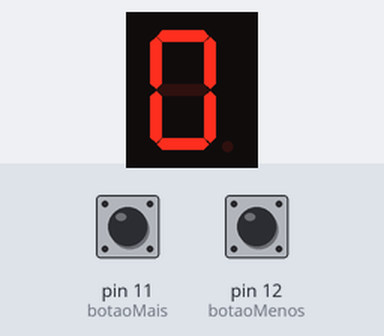
The sketch below on a simulated Arduino Uno, built with avr-gcc and run on an emulated ATmega328P. Parts: 1-digit seven-segment display. Wiring (inferred from the names in the program): 1-digit 7-segment display, segments lit when HIGH: segments pin 2, pin 3, pin 4, pin 5, pin 6, pin 7, pin 8. The test bench sets the inputs (shaded band); at power-on: pin 11 (botaoMais) LOW, pin 12 (botaoMenos) LOW. The segment pins are drawn as the display they are named for.

Above: at 1.3 s.
1.4 s: pin 11 (botaoMais) pulled HIGH for 1 s
At 3.2 s:
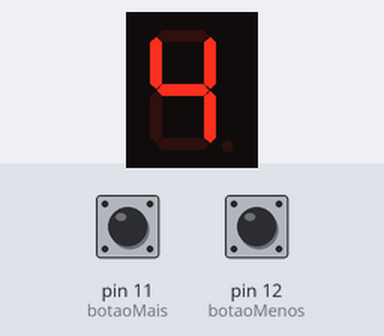
3.9 s: pin 12 (botaoMenos) pulled HIGH for 3.2 s
At 7.4 s:
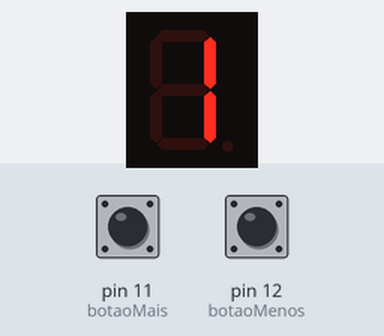
Timing chart, 0 to 8.9 s (numbered marks = the images above; inputs shaded):
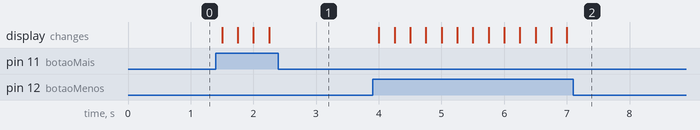

Measured:
- after the input at 1.4 s, the display: first changes after 0.10 s (image 1 shows a later state)
- after the input at 3.9 s, the display: first changes after 0.10 s (image 2 shows a later state)

The sketch:

Display7.ino
```cpp
const int A = 2;
const int B = 3;
const int C = 4;
const int D = 5;
const int E = 6;
const int F = 7;
const int G = 8;
const int ponto = 9;
int numImpresso;

byte botaoMais = 11;
byte botaoMenos = 12;

void setup() {
  // put your setup code here, to run once:
  for(int i = 2;i <9;i++){
    pinMode(i,OUTPUT);
  }
  pinMode(botaoMais, INPUT);
  pinMode(botaoMenos, INPUT);

  numImpresso = 0;
}


void loop() {
  if(digitalRead(botaoMais))
    numImpresso ++;
  if(digitalRead(botaoMenos))
    numImpresso --;

  if(numImpresso == -1)
    numImpresso = 9;
  else if(numImpresso == 10)
    numImpresso = 0;

  switch(numImpresso){
    case 0 : imprimeZERO(); break;
    case 1 : imprimeUM(); break;
    case 2 : imprimeDOIS(); break;
    case 3 : imprimeTRES(); break;
    case 4 : imprimeQUATRO(); break;
    case 5 : imprimeCINCO(); break;
    case 6 : imprimeSEIS(); break;
    case 7 : imprimeSETE(); break;
    case 8 : imprimeOITO(); break;
    case 9 : imprimeNOVE(); break;
  }

  delay(250);

}

void imprimeZERO(){
  //Número 0
  digitalWrite(A,HIGH);
  digitalWrite(B,HIGH);
  digitalWrite(C,HIGH);
  digitalWrite(D,HIGH);
  digitalWrite(E,HIGH);
  digitalWrite(F,HIGH);
  digitalWrite(G,LOW);

}


void imprimeUM(){
  //Número 1
  digitalWrite(A,LOW);
  digitalWrite(B,HIGH);
  digitalWrite(C,HIGH);
  digitalWrite(D,LOW);
  digitalWrite(E,LOW);
  digitalWrite(F,LOW);
  digitalWrite(G,LOW);

}

void imprimeDOIS(){
  //Número 2
  digitalWrite(A,HIGH);
  digitalWrite(B,HIGH);
  digitalWrite(C,LOW);
  digitalWrite(D,HIGH);
  digitalWrite(E,HIGH);
  digitalWrite(F,LOW);
  digitalWrite(G,HIGH);

}

void imprimeTRES(){
  //Número 3
  digitalWrite(A,HIGH);
  digitalWrite(B,HIGH);
  digitalWrite(C,HIGH);
  digitalWrite(D,HIGH);
  digitalWrite(E,LOW);
  digitalWrite(F,LOW);
  digitalWrite(G,HIGH);

}

void imprimeQUATRO(){
  //Número 4
  digitalWrite(A,LOW);
  digitalWrite(B,HIGH);
  digitalWrite(C,HIGH);
  digitalWrite(D,LOW);
  digitalWrite(E,LOW);
  digitalWrite(F,HIGH);
  digitalWrite(G,HIGH);

}

void imprimeCINCO(){
  //Número 5
  digitalWrite(A,HIGH);
  digitalWrite(B,LOW);
  digitalWrite(C,HIGH);
  digitalWrite(D,HIGH);
  digitalWrite(E,LOW);
  digitalWrite(F,HIGH);
  digitalWrite(G,HIGH);

}

void imprimeSEIS(){
  //Número 6
  digitalWrite(A,LOW);
  digitalWrite(B,LOW);
  digitalWrite(C,HIGH);
  digitalWrite(D,HIGH);
  digitalWrite(E,HIGH);
  digitalWrite(F,HIGH);
  digitalWrite(G,HIGH);

}

void imprimeSETE(){
  //Número 7
  digitalWrite(A,HIGH);
  digitalWrite(B,HIGH);
  digitalWrite(C,HIGH);
  digitalWrite(D,LOW);
  digitalWrite(E,LOW);
  digitalWrite(F,LOW);
  digitalWrite(G,LOW);

}
void imprimeOITO(){
  //Número 8
  digitalWrite(A,HIGH);
  digitalWrite(B,HIGH);
  digitalWrite(C,HIGH);
  digitalWrite(D,HIGH);
  digitalWrite(E,HIGH);
  digitalWrite(F,HIGH);
  digitalWrite(G,HIGH);

}

void imprimeNOVE(){
  //Número 9
  digitalWrite(A,HIGH);
  digitalWrite(B,HIGH);
  digitalWrite(C,HIGH);
  digitalWrite(D,LOW);
  digitalWrite(E,LOW);
  digitalWrite(F,HIGH);
  digitalWrite(G,HIGH);

}
```
